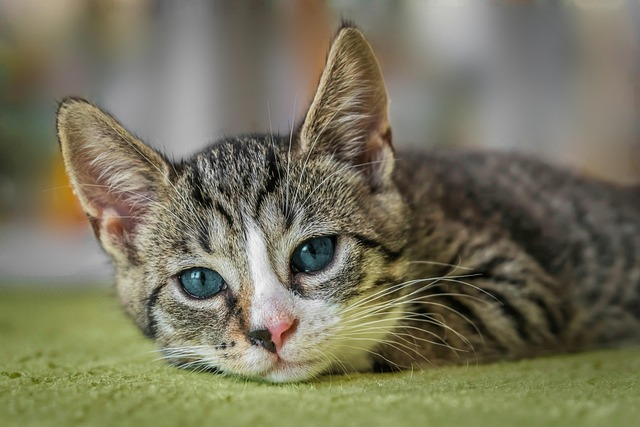
#> input picture opencv/Img/cat_test.jpg, 640 x 427 px
$ python 3.remove_color.py
#> lines starting #> are read from the running program, lines starting #| are printed output that depends on the picture


import cv2
import numpy as np


img = cv2.imread('Img/cat_test.jpg')
#> img is the input picture: shape (427, 640, 3); mean B, G, R 93.4, 116, 119.2

# [4 lines of commented-out code are left out]


Img1 = img[:,:,0]
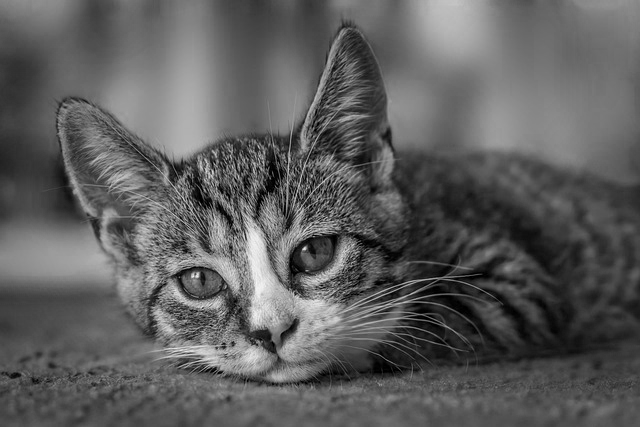
#> Img1: shape (427, 640); min 0, max 245, mean 93.4
Img2= img[:,:,1]
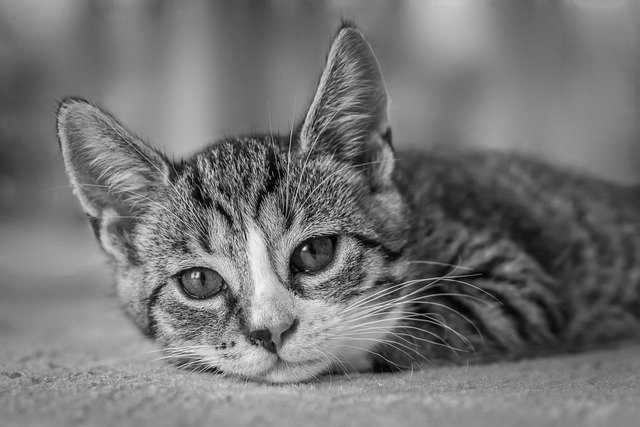
#> Img2: shape (427, 640); min 0, max 247, mean 116
Img3 = img[:,:,2]
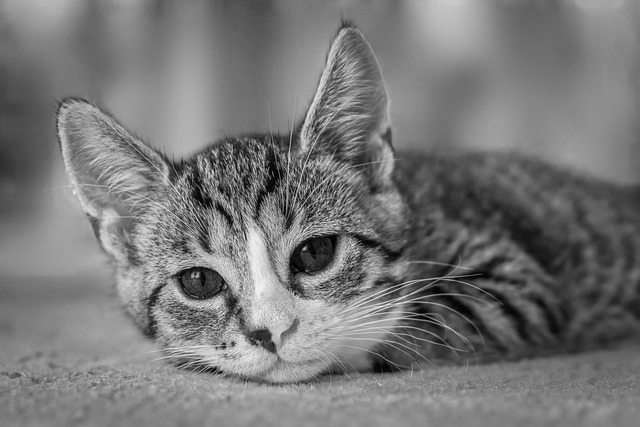
#> Img3: shape (427, 640); min 0, max 247, mean 119.2
new_img = np.hstack((Img1,Img2,Img3))
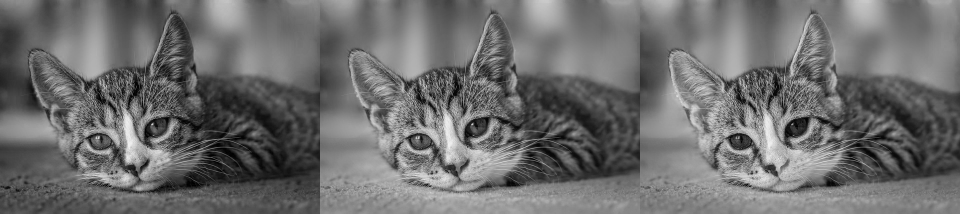
#> new_img: shape (427, 1920) (shown at 1/2 size); min 0, max 247, mean 109.6
cv2.imshow("window",new_img)
cv2.waitKey(0)
cv2.destroyAllWindows()
